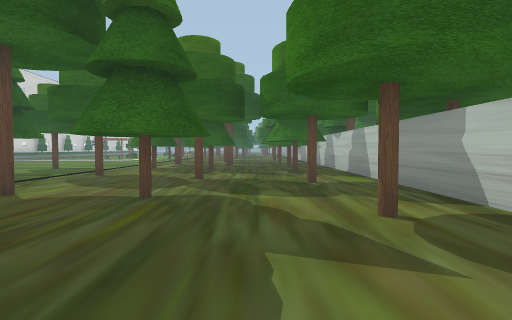
[1] (above)

17 first-person views from a walk through a 3-D level made in the Godot game engine. The camera is 1.2 m above the floor, tilts 2° down and sees 80° across. The floor is counted in squares, 2 m on a side. Each view is taken from the middle of a square. On the plan, view 1 faces up. The plan holds only what a view shows up to about 9 squares ahead; the rest is blank. The place goes on beyond the plan.

[2]
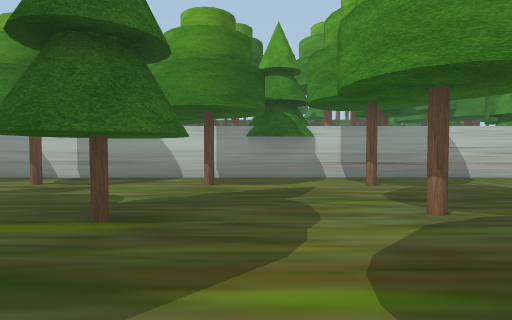

[3]
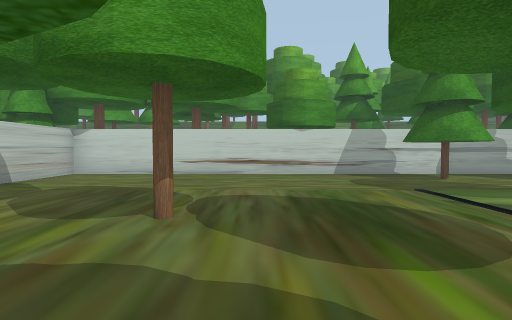

[4]
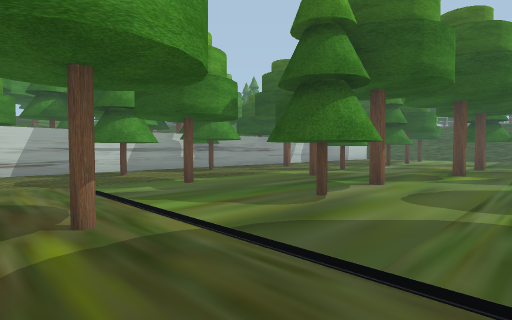

[5]
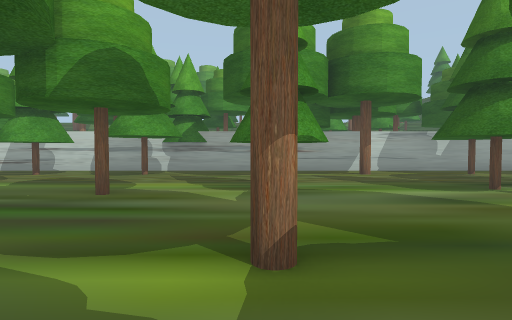

[6]
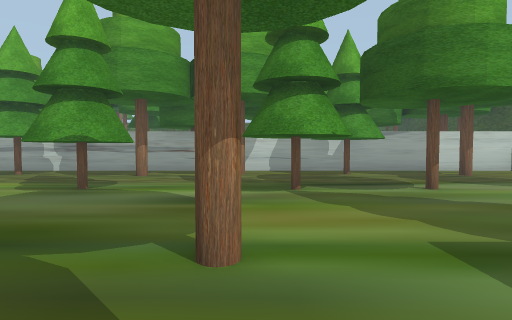

[7]
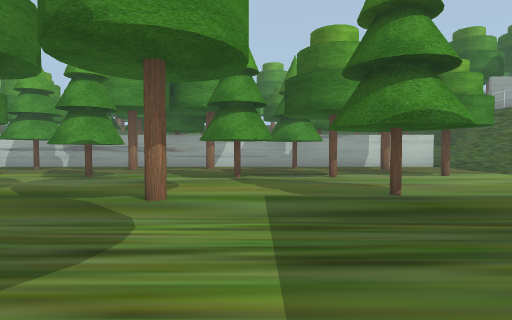

[8]
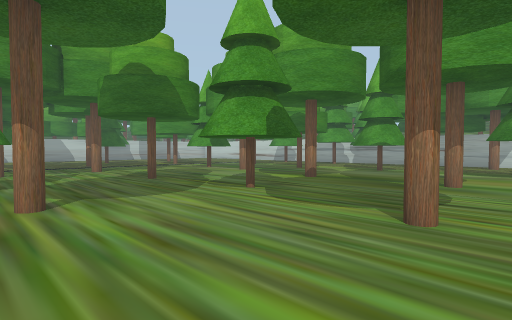

[9]
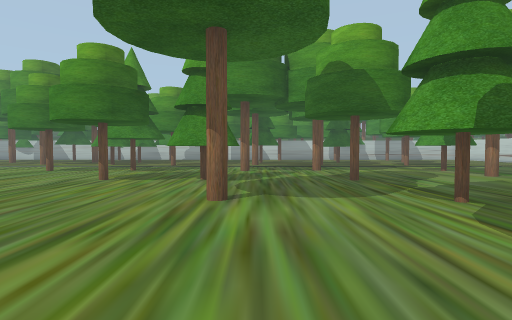

[10]
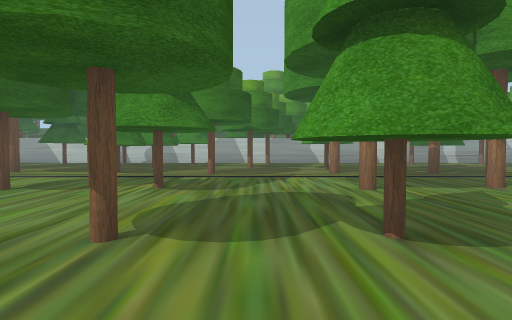

[11]
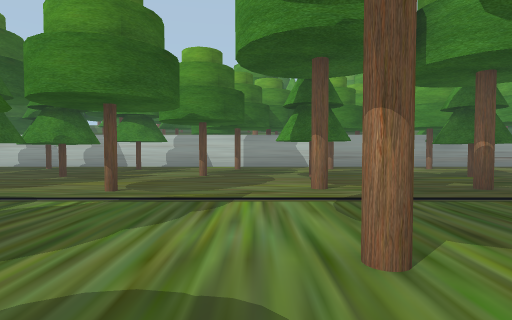

[12]
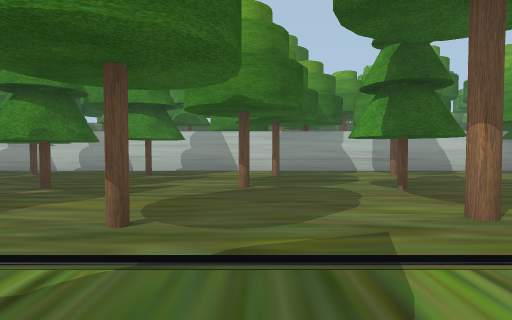

[13]
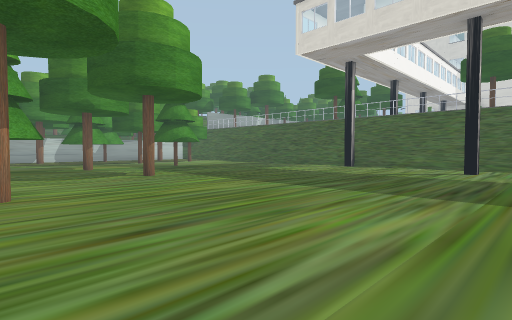

[14]
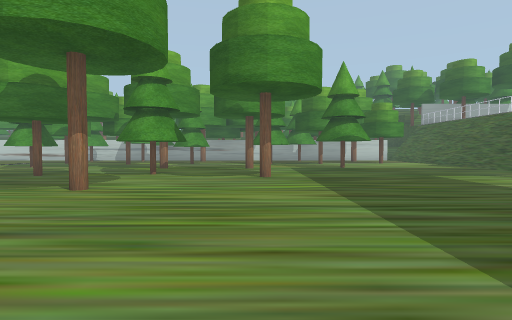

[15]
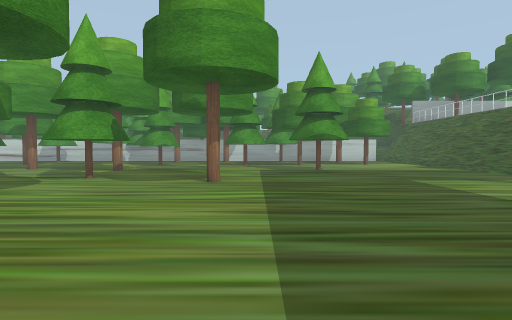

[16]
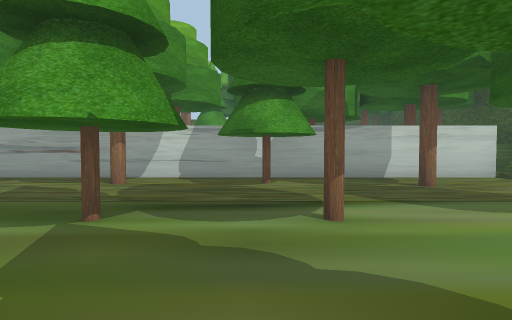

[17]
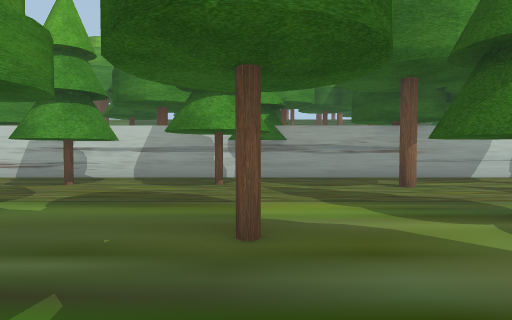

### Floor plan
Key: @ floor where view 1 was taken; # wall or solid block; . floor; P pillar.
Columns run from 20 left of view 1 to 3 right of it. Each row starts with its distance up from view 1.
  9     ...... ........#...#
  8 .....................#.#
  7 P..........#..#.#......#
  6 ...................#...#
  5 ...........#.........#.#
  4  ........#....#..#.#...#
  3  ....................#.#
  2 ......#.#..#..#..#.....#
  1 .......................#
  0 ...................#@#.#
 -1 ...#..#..#..#.#........#
 -2  ...............#......#
 -3 ...........#.......#.#.#
 -4 .#.#.#...#....#........#
 -5 .......................#
 -6 .#..#.#..#..#.#........#
 -7 ...................... #
 -8 #######################

Positions as (right, up) in squares from view 1, and headings:
1: (0, 0), facing up
2: (-4, -1), facing right
3: (-2, 0), facing down
4: (-3, 1), facing down-left
5: (-11, 1), facing down
6: (-14, 1), facing down
7: (-15, 3), facing down
8: (-15, 5), facing down-right
9: (-15, 4), facing right
10: (-11, 6), facing right
11: (-8, 5), facing right
12: (-6, 6), facing right
13: (-11, 9), facing down-left
14: (-14, 9), facing down
15: (-15, 8), facing down
16: (-16, -1), facing down
17: (-9, -1), facing down
